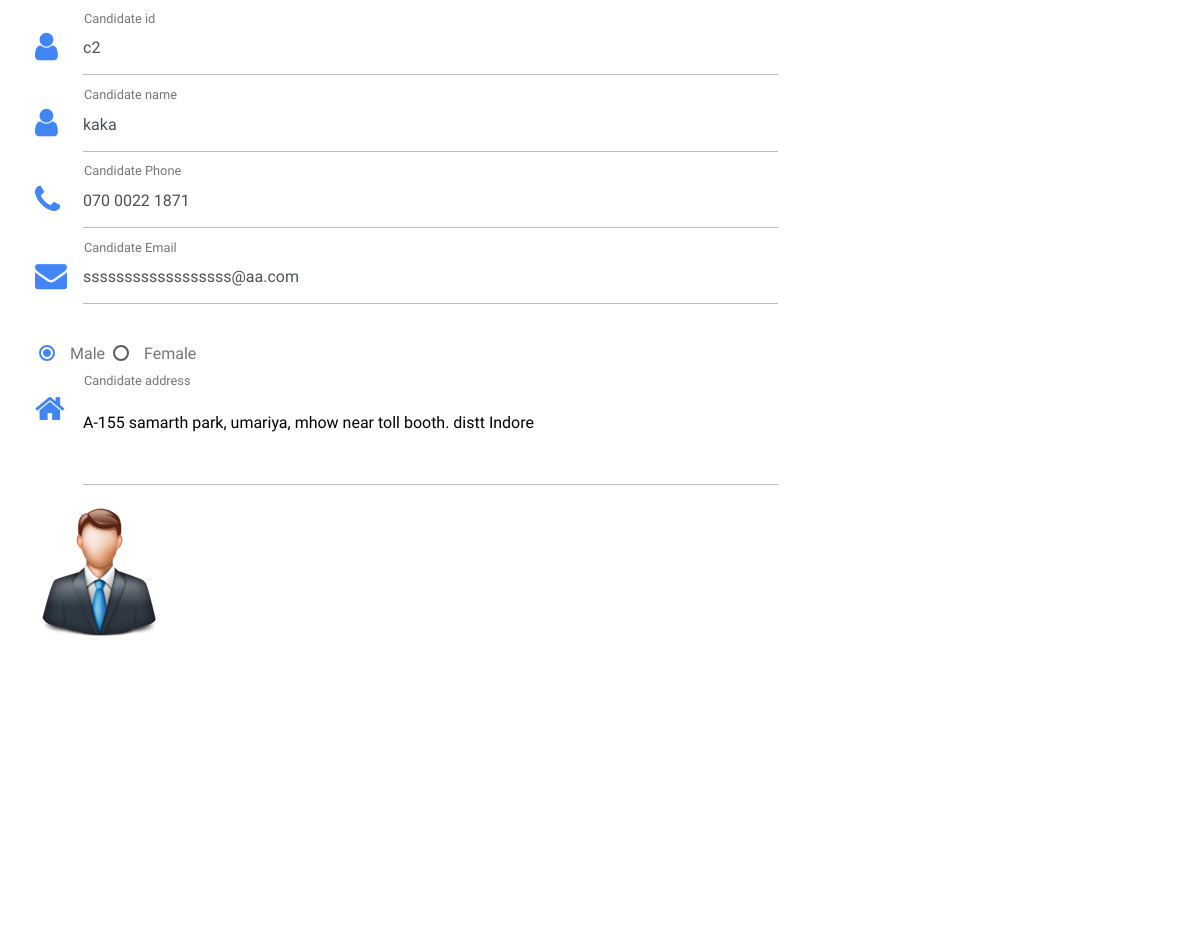
Screenshot of /viewcandidate.php?id=c2 with the database file from the repository.
### tables this page shows
CREATE TABLE IF NOT EXISTS `candidate` (
  `candidate_id` varchar(20) NOT NULL,
  `candidate_name` varchar(20) NOT NULL,
  `candidate_phone` varchar(15) NOT NULL,
  `candidate_email` varchar(200) NOT NULL,
  `candidate_gender` varchar(10) NOT NULL,
  `candidate_address` varchar(300) NOT NULL,
  `candidate_pic` varchar(300) NOT NULL,
  `party_id` varchar(20) DEFAULT NULL,
  `candidate_ward` varchar(20) DEFAULT NULL,
  PRIMARY KEY (`candidate_id`),
  KEY `party_id` (`party_id`)
);

### viewcandidate.php (the view, shortened to what this page needs)
<?php
require 'db.php';
if($_GET['id']!="" )
{
	$id=$_GET['id'];
  $qry="select * from candidate where candidate_id='".$id."'";
        $data=mysqli_fetch_array(mysqli_query($conn,$qry));
}
 ?>
<!DOCTYPE html>
<html>
<head>
    <link rel="stylesheet" href="https://maxcdn.bootstrapcdn.com/font-awesome/4.7.0/css/font-awesome.min.css">
    <link href="css/bootstrap.min.css" rel="stylesheet">
    <link href="css/mdb1.min.css" rel="stylesheet">
     <link href="css/compiled.min.css" rel="stylesheet">
</head>
<body>
    <div class="card" id="card" style="box-shadow: none">
        <div class="card-body">
            <form class="" method="post" id="new_candi" enctype="multipart/form-data">
            <div class="md-form">
              <div class="col-md-8 inputGroupContainer">
            <i class="fa fa-user prefix"></i>
                <input type="text" id="candidate_id" class="form-control" readonly required name="cnd_id" value="<?php echo $data['candidate_id'] ?>">
                <label for="candidate_id">Candidate id</label>
              </div>
            </div>
            <div class="md-form">
              <div class="col-md-8 inputGroupContainer">
            <i class="fa fa-user prefix"></i>
                <input type="text" id="candidate_name" class="form-control" readonly required name="cnd_name" value="<?php echo $data['candidate_name'] ?>">
                <label for="candidate_name">Candidate name</label>
              </div>
            </div>
         <div class="md-form">
          <div class="col-md-8 inputGroupContainer">
              <i class="fa fa-phone prefix"></i>
                <input type="text" id="candidate_phone" class="form-control" readonly required name="cnd_phone" value="<?php echo $data['candidate_phone']?>">
                <label for="candidate_phone">Candidate Phone</label>
              </div>
            </div>
             <div class="md-form">
              <div class="col-md-8 inputGroupContainer">
              <i class="fa fa-envelope prefix"></i>
                <input type="text" id="candidate_email" class="form-control" readonly required name="cnd_mail" value="<?php echo $data['candidate_email'] ?>">
                <label for="candidate_email">Candidate Email</label>
              </div>
            </div>
            <div class="md-form">
              <div class="col-md-8 inputGroupContainer">
    <label for="malerb">Male </label>
    <label for="femalerb">Female  </label>
  </div>
            </div>
<div class="md-form pb-3" style="margin-bottom: 0">
  <div class="col-md-8 inputGroupContainer">
               <i class="fa fa-home prefix"></i>
    <textarea type="text" id="form8" class="md-textarea" name="cnd_address" readonly><?php
      echo $data["candidate_address"];
     ?></textarea>
    <label for="form8">Candidate address</label>
              </div>
            </div>
            <div class="md-form">
              <div class="col-md-8 inputGroupContainer">
                 <div id="image-preview">
  <img class="img-responsive" src="<?php echo($data["candidate_pic"]) ?>">
</div>
             </div>
</div>
            </form>
        </div>
    </div>
</body>
</html>

### viewcandidate.php (style rules this page uses)
body { padding-right:0px !important; margin-right:0px !important; }
#image-preview { width: 400px; height: 400px; position: relative; overflow: hidden; background-color: #ffffff; color: #ecf0f1; }
.md-form .prefix~label { margin-left: 4rem; }

### rows the page displays
candidate: cnd_id "c2", cnd_name "kaka", cnd_phone "070 0022 1871", cnd_mail "ssssssssssssssssss@aa.com", cnd_address "A-155 samarth park, umariya, mhow near toll booth. distt Indore", candidate_pic (picture)
